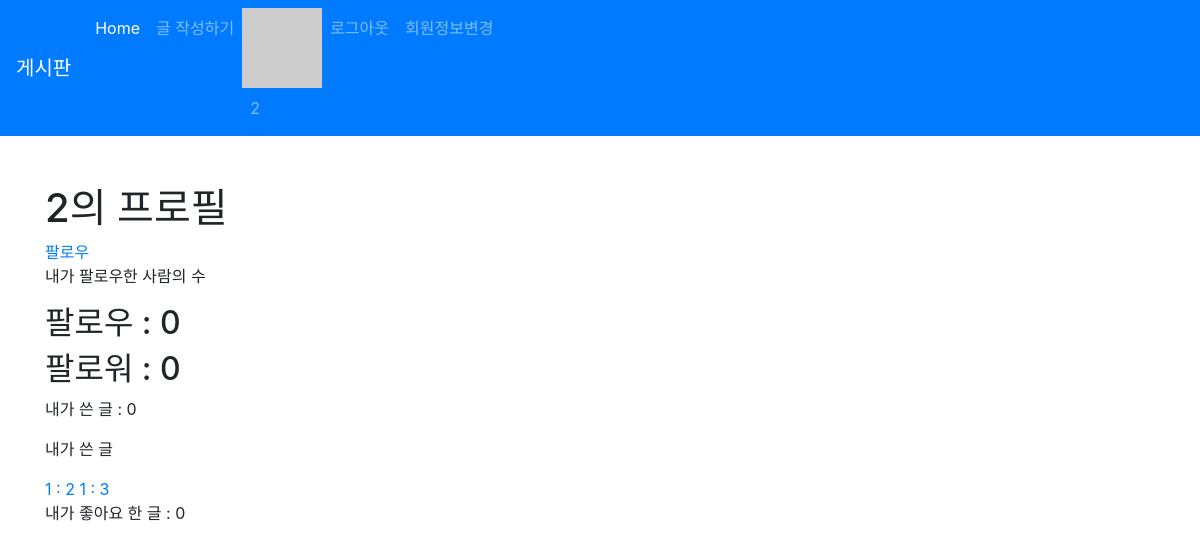
/accounts/2/profile/ (signed in), run on an earlier commit of the app's database.
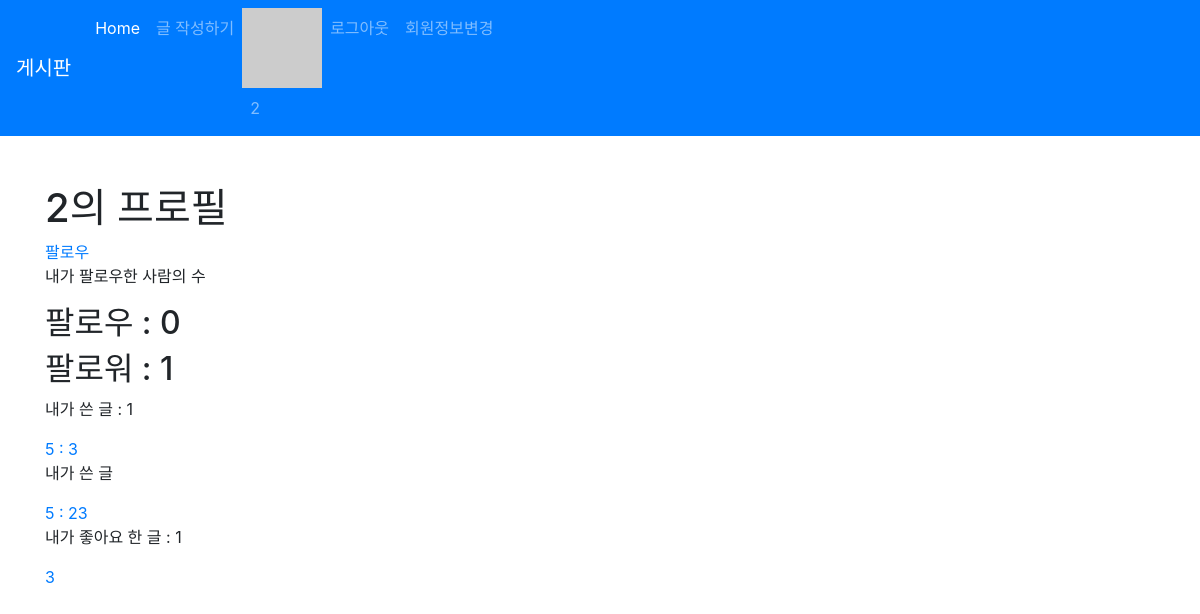
And on a later commit of the database.
### accounts/models.py (models this page shows)
class User(AbstractUser):  # 확장 가능성을 위해 직접 만들어서 사용 권장
    followers = models.ManyToManyField(settings.AUTH_USER_MODEL, related_name='followings', blank=True)

### articles/models.py (models this page shows, shortened)
class Comment(models.Model):
    content = models.CharField(max_length=140)
    created_at = models.DateTimeField(auto_now_add=True)
    article = models.ForeignKey(Article, on_delete=models.CASCADE)
    user = models.ForeignKey(settings.AUTH_USER_MODEL, on_delete=models.CASCADE)

class Article(models.Model):
    title = models.CharField(max_length=10)
    content = models.TextField()
    image = models.ImageField(blank=True)
    image_thumbnail = ImageSpecField(
        processors=[ResizeToFill(300, 300)],   #
        format='JPEG',   # format 옵션
        options={'quality': 80}  # 압축 퀄리티
    )
    created_at = models.DateTimeField(auto_now_add=True)
    updated_at = models.DateTimeField(auto_now=True)
    user = models.ForeignKey(settings.AUTH_USER_MODEL, on_delete=models.CASCADE)  # 로그인된 User객체 저장
    like_users = models.ManyToManyField(settings.AUTH_USER_MODEL, related_name='like_articles', blank=True)
    hashtags = models.ManyToManyField(HashTag, related_name='articles', blank=True)

### accounts/views.py (the view)
# urls.py: path('<int:account_pk>/profile/', views.profile, name='profile'),
def profile(request, account_pk):
    User = get_user_model()
    user = get_object_or_404(User, pk=account_pk)
    context = {
        'user_profile' : user
    }
    from IPython import embed
    return render(request, 'accounts/profile.html', context)

### articles/templatetags/gravatar.py (called while the page is built)
@register.filter
def makehash(email):
    return 'https://www.gravatar.com/avatar/' + hashlib.md5(email.strip().lower().encode('utf-8')).hexdigest()

### accounts/templates/accounts/profile.html
{% extends 'articles/base.html' %}
{% block body %}
<h1>{{ user_profile.username }}의 프로필</h1>
{% with user_profile.followers.all as followers %}
<a href="{% url 'accounts:follow' user_profile.pk %}">
    {% if user in followers.all %}
        팔로우취소
    {% else %}
        팔로우
    {% endif %}
    </a>
    <p>내가 팔로우한 사람의 수</p>
    <h2>팔로우 : {{user_profile.followings.all.count}} </h2>
    <h2>팔로워 : {{followers|length}} </h2>
{% endwith %}
{% if user == user_profile %}
<p>내가 쓴 글 : {{user_profile.article_set.all.count}}</p>
    {% for article in user_profile.article_set.all %}
        <a href="{% url 'articles:detail' article.pk %}">{{ article.pk }} :
        {{article.title}}
    </a>
    {% endfor %}
<p>내가 쓴 글 </p>
    {% for comment in user_profile.comment_set.all %}
        <a href="{% url 'articles:detail' comment.article_id %}">{{ comment.article_id }} :
        {{comment.content}}
    </a>
    {% endfor %}
<p>내가 좋아요 한 글 : {{user_profile.like_articles.all.count}}</p>
    {% for like in user_profile.like_articles.all %}
        <a href="{% url 'articles:detail' like.id %}">
        {{like.title}}
        </a>
    {% endfor %}
{% endif %}
{% endblock %}

### articles/templates/_navbar.html (shortened to what this page needs)
<nav class="navbar navbar-expand-lg navbar-dark bg-primary">
    <a class="navbar-brand" href="/articles/">게시판</a>
    <div class="collapse navbar-collapse" id="navbarNav">
      <ul class="navbar-nav">
        <li class="nav-item active">
          <a class="nav-link" href="/articles/">Home <span class="sr-only">(current)</span></a>
        </li>
        {% if user.is_authenticated %}
        <li class="nav-item">
          <a class="nav-link" href="/articles/create/">글 작성하기</a>
        </li>
        {% else %}
        {% comment %} <li class="nav-item">
          <a class="nav-link disabled" href="/articles/create/">글 작성하기</a>
        </li> {% endcomment %}
        {% endif %}
        {% if user.is_authenticated %}
        <li class="nav-item">
          {% load gravatar %}
          <img src="{{ user.email|makehash }}" alt="">
          <a class="nav-link">{{ user.username }} </a>
        </li>
        <li class="nav-item">
          <a class="nav-link" href="{% url "accounts:logout" %}">로그아웃 </a>
        </li>
        <li class="nav-item">
          <a class="nav-link" href="{% url "accounts:update" %}">회원정보변경 </a>
        </li>
        {% endif %}
      </ul>
    </div>
  </nav>

What changed in the data, as far as the page shows it:
removed Comment: article_id "1", content "2"
removed Comment: article_id "1", content "3"
changed User: article_set.all.count "0" → "1"; like_articles.all.count "0" → "1"
added Article: pk "5", title "3"
added Comment: article_id "5", content "23"
Also different on the page:
{{ followers|length }}: "0" → "1"
